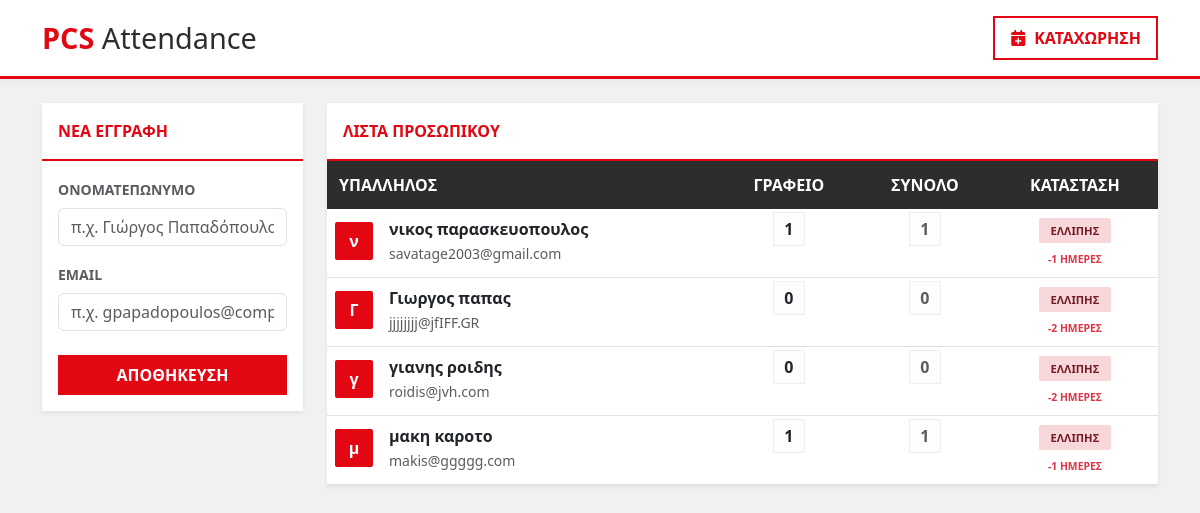
The page / on the database its author committed.
### employees/models.py (models this page shows, shortened)
class Employee(models.Model):
    full_name = models.CharField(max_length=200, verbose_name="Ονοματεπώνυμο")
    email = models.EmailField(unique=True, verbose_name="Email")
    def get_monthly_report(self):
        today = date.today()
        first_day = today.replace(day=1)
        gr_holidays = holidays.Greece(years=today.year)
        attendances = self.attendance_set.filter(
            date__month=today.month,
            date__year=today.year
        )
        office_days = attendances.filter(work_type='OFFICE').count()
        remote_days = attendances.filter(work_type='REMOTE').count()
        total_days = office_days + remote_days
        weeks_passed = 0
        holidays_on_weekdays = 0
        current_day = first_day
        while current_day <= today:
            if current_day.weekday() == 0:  # 0 = Δευτέρα
                weeks_passed += 1
            if current_day in gr_holidays and current_day.weekday() < 5:
                holidays_on_weekdays += 1
            current_day += timedelta(days=1)
        if first_day.weekday() != 0:
            weeks_passed += 1
        required_office_so_far = (weeks_passed * 2) - holidays_on_weekdays
        if required_office_so_far > 8:
            required_office_so_far = 8
        if required_office_so_far < 0:
            required_office_so_far = 0
        debt = required_office_so_far - office_days
        if debt < 0:
            debt = 0
        is_ok = (office_days >= required_office_so_far)
        return {
            'office_days': office_days,
            'remote_days': remote_days,
            'total_days': total_days,
            'weeks_passed': weeks_passed,
            'holidays_count': holidays_on_weekdays,
            'required_office': required_office_so_far,
            'debt': debt,
            'is_ok': is_ok,
        }

### employees/views.py (the view)
# urls.py: path('',views.manage_employees, name='manage_employees'),
def manage_employees(request):
    if request.method == 'POST':
        form = EmployeeForm(request.POST)
        if form.is_valid():
            form.save()
            messages.success(request, "✅ Ο υπάλληλος προστέθηκε!")
            return redirect('manage_employees')
        else:
            messages.error(request, "❌ Έλεγξε τα στοιχεία.")
    else:
        form = EmployeeForm()
    employees = Employee.objects.all()
    data = []
    gr_holidays = holidays.Greece(years=date.today().year)
    holiday_events = [
        {
            'title': f"🎉 {name}",
            'start': d.strftime('%Y-%m-%d'),
            'color': '#ffc107',  # PCS Yellow/Gold για τις αργίες
            'textColor': '#000',
            'allDay': True
        }
        for d, name in gr_holidays.items()
    ]
    for emp in employees:
        report = emp.get_monthly_report()
        attendances = Attendance.objects.filter(employee=emp)
        events_list = [
            {
                'title': 'Γραφείο' if a.work_type == 'OFFICE' else 'Τηλεργασία',
                'start': a.date.strftime('%Y-%m-%d'),
                'color': '#e30613' if a.work_type == 'OFFICE' else '#0ea5e9',
            }
            for a in attendances
        ]
        data.append({
            'id': emp.id,
            'name': emp.full_name,
            'email': emp.email,
            'office': report['office_days'],
            'remote': report['remote_days'],
            'total': report['total_days'],
            'is_ok': report['is_ok'],
            'debt': report['debt'],
            'events_json': json.dumps(events_list)
        })
    holidays_list = [d.strftime('%Y-%m-%d') for d in gr_holidays.keys()]
    return render(request, 'employees/manage.html', {
        'form': form,
        'employees': data,
        'holidays_js': json.dumps(holidays_list),
        'holidays_events_json': json.dumps(holiday_events), # Τα events των αργιών
    })

### employees/forms.py
class EmployeeForm(forms.ModelForm):
    class Meta:
        model  = Employee
        fields = ['full_name', 'email']
        widgets = {
            'full_name': forms.TextInput(attrs={
                'class': 'form-control',
                'placeholder': 'π.χ. Γιώργος Παπαδόπουλος'
            }),
            'email': forms.EmailInput(attrs={
                'class': 'form-control',
                'placeholder': 'π.χ. gpapadopoulos@company.gr'
            }),
        }

### employees/templates/employees/manage.html (shortened to what this page needs)
<!DOCTYPE html>
<html lang="el">
<head>
    <link href="https://cdn.jsdelivr.net/npm/bootstrap@5.3.0/dist/css/bootstrap.min.css" rel="stylesheet">
    <link rel="stylesheet" href="https://cdnjs.cloudflare.com/ajax/libs/font-awesome/6.4.0/css/all.min.css">
</head>
<body>
<header class="dashboard-header mb-4">
    <div class="container d-flex justify-content-between align-items-center">
        <div class="company-logo">PCS <span>Attendance</span></div>
        <a href="{% url 'log_attendance' %}" class="btn btn-action-outline">
            <i class="fas fa-calendar-plus me-2"></i>ΚΑΤΑΧΩΡΗΣΗ
        </a>
    </div>
</header>
<div class="container">
    <div class="row">
        <div class="col-lg-3">
            <div class="card shadow-sm">
                <div class="card-header">ΝΕΑ ΕΓΓΡΑΦΗ</div>
                <div class="card-body">
                    <form method="post">
                        <div class="mb-3">
                            <label class="form-label small fw-bold text-muted">ΟΝΟΜΑΤΕΠΩΝΥΜΟ</label>
                            {{ form.full_name }}
                        </div>
                        <div class="mb-4">
                            <label class="form-label small fw-bold text-muted">EMAIL</label>
                            {{ form.email }}
                        </div>
                        <button type="submit" class="btn btn-pcs w-100">ΑΠΟΘΗΚΕΥΣΗ</button>
                    </form>
                </div>
            </div>
        </div>
        <div class="col-lg-9">
            <div class="card shadow-sm">
                <div class="card-header">ΛΙΣΤΑ ΠΡΟΣΩΠΙΚΟΥ</div>
                <div class="card-body p-0">
                    <div class="table-responsive">
                        <table class="table table-hover mb-0 border-top-0">
                            <thead>
                                <tr>
                                    <th>ΥΠΑΛΛΗΛΟΣ</th>
                                    <th class="text-center">ΓΡΑΦΕΙΟ</th>
                                    <th class="text-center">ΣΥΝΟΛΟ</th>
                                    <th class="text-center">ΚΑΤΑΣΤΑΣΗ</th>
                                </tr>
                            </thead>
                            <tbody>
                                {% for emp in employees %}
                                <tr class="employee-row" onclick="toggleCalendar('{{ emp.id }}')">
                                    <td>
                                        <div class="d-flex align-items-center gap-3">
                                            <div class="avatar-circle">{{ emp.name|slice:":1" }}</div>
                                            <div>
                                                <div class="fw-bold">{{ emp.name }}</div>
                                                <small class="text-muted small">{{ emp.email }}</small>
                                            </div>
                                        </div>
                                    </td>
                                    <td class="text-center"><span class="stat-badge">{{ emp.office }}</span></td>
                                    <td class="text-center"><span class="stat-badge text-muted">{{ emp.total }}</span></td>
                                    <td class="text-center">
                                        {% if emp.is_ok %}
                                            <span class="status-pill status-ok">ΕΝΤΑΞΕΙ</span>
                                        {% else %}
                                            <span class="status-pill status-late">ΕΛΛΙΠΗΣ</span>
                                            <div class="mt-1">
                                                <small class="text-danger fw-bold" style="font-size: 0.65rem;">
                                                    -{{ emp.debt }} ΗΜΕΡΕΣ
                                                </small>
                                            </div>
                                        {% endif %}
                                    </td>
                                </tr>
                                {% endfor %}
                            </tbody>
                        </table>
                    </div>
                </div>
            </div>
        </div>
    </div>
</div>
</body>
</html>

### employees/templates/employees/manage.html (style rules this page uses)
:root { --pcs-red: #e30613; --pcs-dark: #2d2d2d; --pcs-white: #ffffff; --pcs-light-gray: #f8f9fa; }
body { background-color: #f1f1f1; font-family: 'Segoe UI', Roboto, sans-serif; color: var(--pcs-dark); }
.dashboard-header { background: var(--pcs-white); color: var(--pcs-dark); padding: 1rem 0; border-bottom: 3px solid var(--pcs-red); box-shadow: 0 2px 10px rgba(0,0,0,0.05); }
.company-logo { font-weight: 800; font-size: 1.8rem; color: var(--pcs-red); }
.company-logo span { color: var(--pcs-dark); font-weight: 300; }
.card { border: none; border-radius: 0; box-shadow: 0 4px 12px rgba(0,0,0,0.08); margin-bottom: 25px; background: var(--pcs-white); }
.card-header { background-color: var(--pcs-white); border-bottom: 2px solid var(--pcs-red); font-weight: 700; color: var(--pcs-red); padding: 1rem; text-transform: uppercase; }
.table thead th { background-color: var(--pcs-dark); color: white; font-weight: 600; border: none; padding: 12px; }
.employee-row { cursor: pointer; transition: 0.2s; }
.avatar-circle { width: 38px; height: 38px; background: var(--pcs-red); color: white; border-radius: 2px; display: flex; align-items: center; justify-content: center; font-weight: bold; }
.stat-badge { padding: 5px 10px; font-weight: 700; border: 1px solid #eee; background: #fdfdfd; }
.status-pill { font-weight: 800; font-size: 0.7rem; padding: 5px 12px; text-transform: uppercase; border-radius: 2px; }
.status-late { background-color: #f8d7da; color: #721c24; }
.btn-pcs { background-color: var(--pcs-red); color: white; border: none; border-radius: 0; font-weight: 700; padding: 8px 15px; transition: 0.3s; }
.btn-action-outline { border: 2px solid var(--pcs-red); color: var(--pcs-red); font-weight: 700; border-radius: 0; text-decoration: none; padding: 8px 15px; }

### rows shown on the page
Employee: name "ν", name "νικος παρασκευοπουλος", email "savatage2003@gmail.com"
Employee: name "Γ", name "Γιωργος παπας", email "jjjjjjjj@jfIFF.GR"
Employee: name "γ", name "γιανης ροιδης", email "roidis@jvh.com"
Employee: name "μ", name "μακη καροτο", email "makis@ggggg.com"

### other values the page prints
{{ emp.office }} "1" "0" "0" "1"
{{ emp.total }} "1" "0" "0" "1"
{{ emp.debt }} "1" "2" "2" "1"
